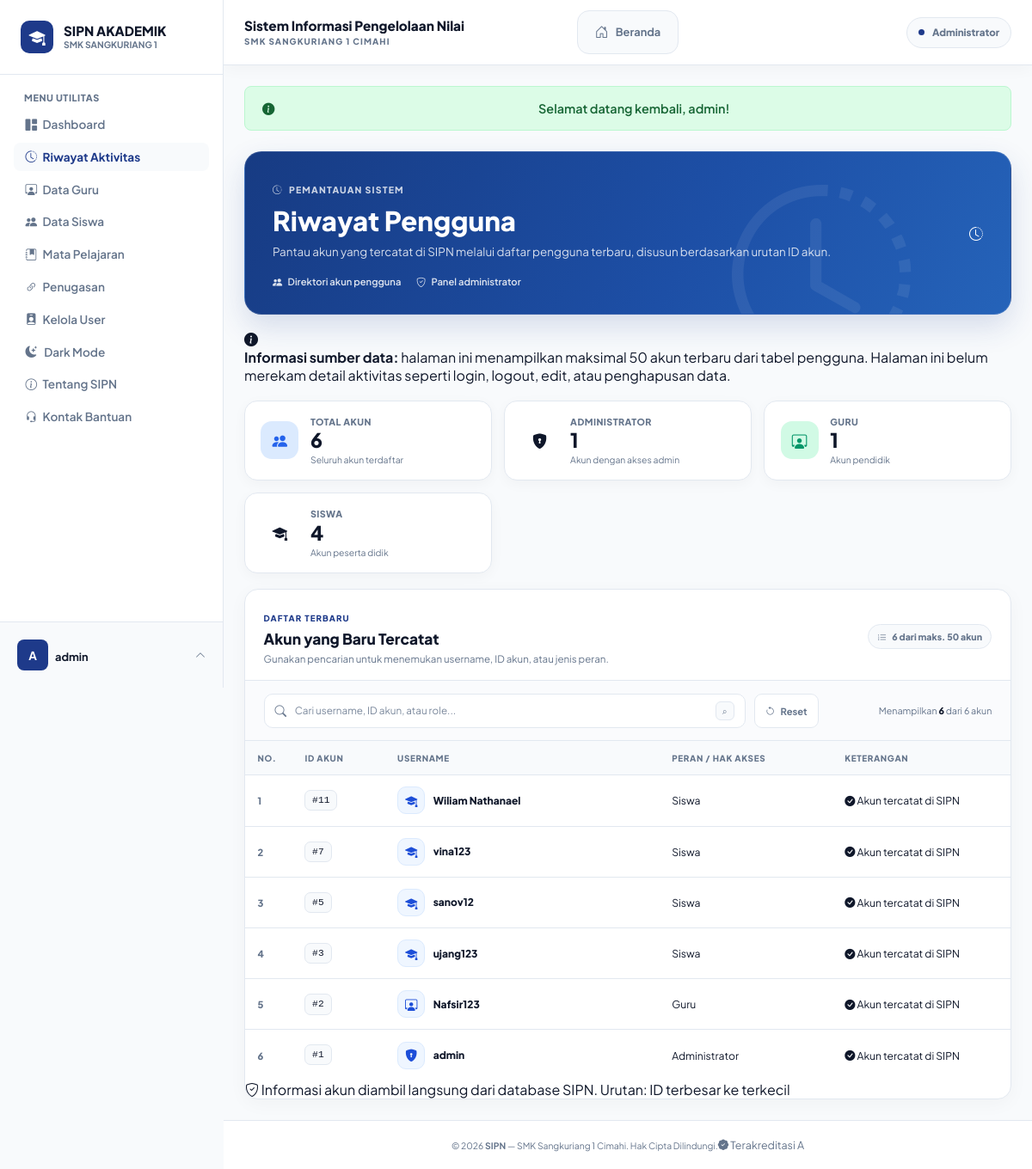
Before: /admin/riwayat.php (signed in) with the older database file.
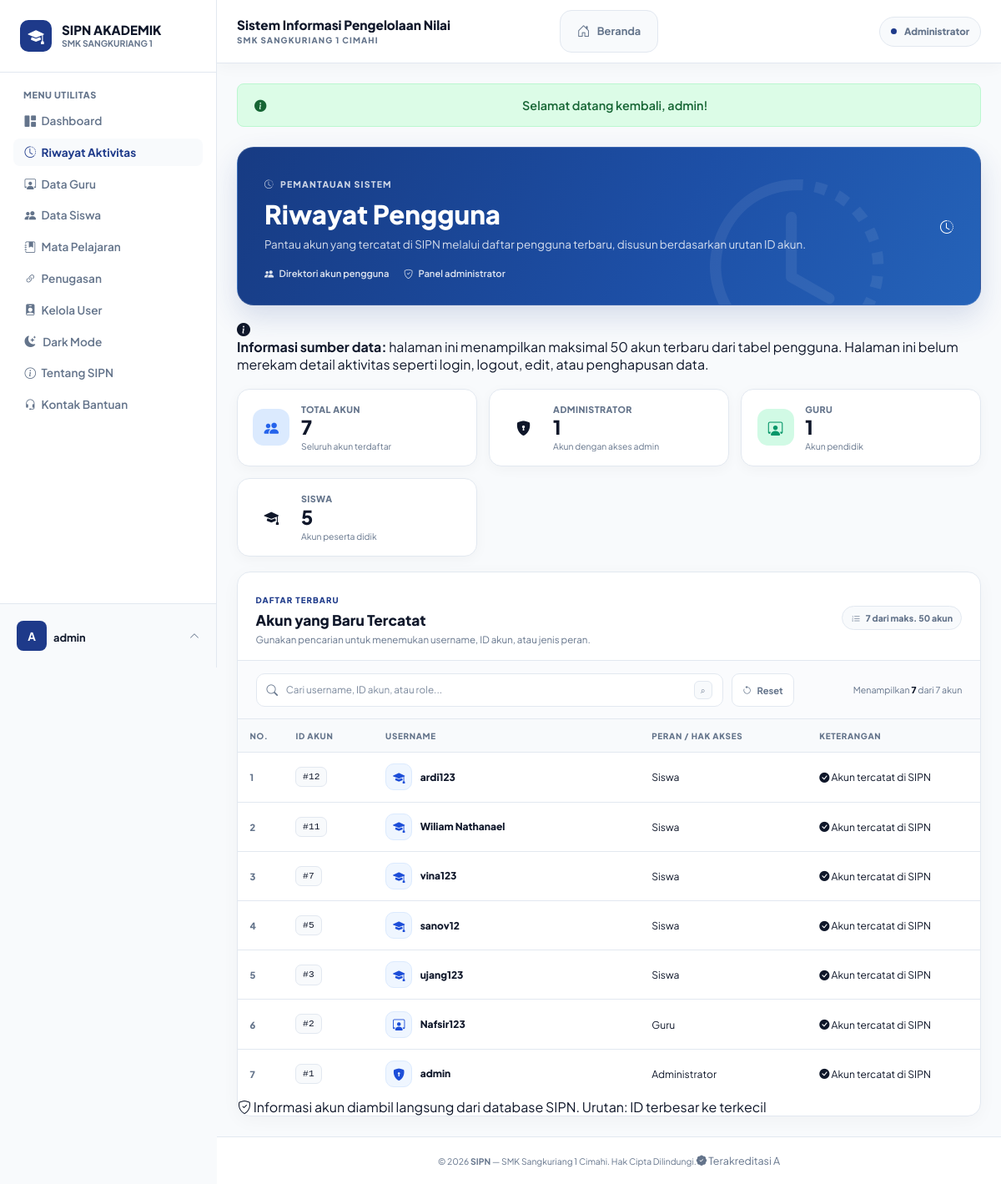
After: the same page with the newer database file.
### tables this page shows
CREATE TABLE `users` (
  `id` int(11) NOT NULL,
  `username` varchar(50) NOT NULL,
  `password` varchar(255) NOT NULL,
  `role` enum('admin','guru','siswa') NOT NULL,
  `foto` varchar(255) DEFAULT NULL,
  `created_at` timestamp NULL DEFAULT current_timestamp()
);

### admin/riwayat.php (called while the page is built, shortened)
<?php
require_once __DIR__ . '/../includes/helper_cek_login.php';
$escape = static function ($value) {
    return htmlspecialchars((string) ($value ?? ''), ENT_QUOTES, 'UTF-8');
};
$summary_query = mysqli_query($conn, "
    SELECT
        COUNT(*) AS total,
        COALESCE(SUM(CASE WHEN role = 'admin' THEN 1 ELSE 0 END), 0) AS total_admin,
        COALESCE(SUM(CASE WHEN role = 'guru' THEN 1 ELSE 0 END), 0) AS total_guru,
        COALESCE(SUM(CASE WHEN role = 'siswa' THEN 1 ELSE 0 END), 0) AS total_siswa
    FROM users
");
$summary = $summary_query ? mysqli_fetch_assoc($summary_query) : null;
$query_riwayat = mysqli_query(
    $conn,
    'SELECT id, username, role FROM users ORDER BY id DESC LIMIT 50'
);
$riwayat = [];
if ($query_riwayat) {
    while ($row = mysqli_fetch_assoc($query_riwayat)) {
        $riwayat[] = $row;
    }
}
$total_ditampilkan = count($riwayat);
$role_config = [
    'admin' => [
        'label' => 'Administrator',
        'class' => 'is-admin',
        'icon'  => 'bi-shield-lock-fill',
    ],
    'guru' => [
        'label' => 'Guru',
        'class' => 'is-guru',
        'icon'  => 'bi-person-workspace',
    ],
    'siswa' => [
        'label' => 'Siswa',
        'class' => 'is-siswa',
        'icon'  => 'bi-mortarboard-fill',
    ],
];
require_once __DIR__ . '/../includes/template_header.php';
require __DIR__ . '/views/riwayat_view.php';
require_once __DIR__ . '/../includes/template_footer.php';

### includes/components/navigation/role_links.php (called while the page is built, shortened)
<?php
if ($current_role === 'siswa') {
    $role_navigation_items = [
        [
            'href'  => BASE_URL . 'siswa/dashboard_siswa.php',
            'page'  => 'dashboard_siswa.php',
            'title' => 'Beranda',
            'label' => 'Beranda',
            'icon'  => 'bi-house-door',
        ],
        [
            'href'  => BASE_URL . 'siswa/lihat_nilai_rapor.php',
            'page'  => 'lihat_nilai_rapor.php',
            'title' => 'Lihat Nilai Rapor',
            'label' => 'Lihat Nilai Rapor',
            'icon'  => 'bi-file-earmark-text',
        ],
    ];
    $topbar_navigation_items = $role_navigation_items;
} elseif ($current_role === 'admin') {
    $topbar_navigation_items = [
        [
            'href'  => BASE_URL . 'admin/dashboard_admin.php',
            'page'  => 'dashboard_admin.php',
            'title' => 'Beranda',
            'label' => 'Beranda',
            'icon'  => 'bi-house-door',
        ],
    ];
}

### admin/views/riwayat_view.php (the view, shortened to what the changed rows need)
<div class="sipn-admin-data-page sipn-admin-data-page--history">
    <section class="sipn-admin-data-hero sipn-admin-data-enter" style="--admin-enter-delay: 0ms;" aria-labelledby="historyPageTitle">
        <div class="sipn-admin-data-hero__copy">
            <h1 id="historyPageTitle">Riwayat Pengguna</h1>
        </div>
    </section>
    <section class="sipn-admin-data-stats sipn-admin-data-enter" style="--admin-enter-delay: 85ms;" aria-label="Ringkasan akun pengguna">
        <article class="sipn-admin-data-stat">
            <span class="sipn-admin-data-stat__body">
                <small>Total Akun</small>
                <strong><?= $summary ? number_format((int) $summary['total'], 0, ',', '.') : '—'; ?></strong>
                <em>Seluruh akun terdaftar</em>
            </span>
        </article>
        <article class="sipn-admin-data-stat sipn-admin-data-enter" style="--admin-enter-delay: 205ms;">
            <span class="sipn-admin-data-stat__body">
                <small>Siswa</small>
                <strong><?= $summary ? number_format((int) $summary['total_siswa'], 0, ',', '.') : '—'; ?></strong>
                <em>Akun peserta didik</em>
            </span>
        </article>
    </section>
    <section class="sipn-admin-data-panel sipn-admin-data-enter" style="--admin-enter-delay: 245ms;" aria-labelledby="historyTableTitle">
        <div class="sipn-admin-data-panel__heading">
            <div>
                <span class="sipn-admin-data-kicker">Daftar terbaru</span>
                <h2 id="historyTableTitle">Akun yang Baru Tercatat</h2>
                <p>Gunakan pencarian untuk menemukan username, ID akun, atau jenis peran.</p>
            </div>
            <span class="sipn-admin-data-total">
                <i class="bi bi-list-ol" aria-hidden="true"></i>
                <?= number_format($total_ditampilkan, 0, ',', '.'); ?> dari maks. 50 akun
            </span>
        </div>
        <div class="sipn-admin-data-toolbar">
            <label class="sipn-admin-data-search">
                <i class="bi bi-search" aria-hidden="true"></i>
                <input type="search" data-admin-table-search placeholder="Cari username, ID akun, atau role..." autocomplete="off" aria-label="Cari riwayat akun">
                <kbd>⌕</kbd>
            </label>
            <button type="button" class="sipn-admin-data-reset" data-admin-search-clear>
                <i class="bi bi-arrow-counterclockwise" aria-hidden="true"></i> Reset
            </button>
            <span class="sipn-admin-data-result" aria-live="polite">
                Menampilkan <strong data-admin-results-count><?= $total_ditampilkan; ?></strong> dari <?= $total_ditampilkan; ?> akun
            </span>
        </div>
        <div class="sipn-admin-data-table-wrap sipn-admin-history-table-wrap">
            <table class="sipn-admin-data-table sipn-admin-history-table" data-admin-search-table>
                <thead>
                    <tr>
                        <th class="sipn-admin-data-col-number">No.</th>
                        <th>ID Akun</th>
                        <th>Username</th>
                        <th>Peran / Hak Akses</th>
                        <th>Keterangan</th>
                    </tr>
                </thead>
                <tbody>
                    <?php if ($riwayat): ?>
                        <?php foreach ($riwayat as $index => $row): ?>
                            <?php
                                $row_id = (int) $row['id'];
                                $row_username = (string) $row['username'];
                                $row_role = strtolower((string) ($row['role'] ?? ''));
                                $role_info = $role_config[$row_role] ?? [
                                    'label' => ucfirst($row_role !== '' ? $row_role : 'Tidak diketahui'),
                                    'class' => 'is-unknown',
                                    'icon'  => 'bi-person-fill',
                                ];
                            ?>
                            <tr data-admin-search-row style="--admin-row-delay: <?= min($index, 12) * 45; ?>ms;">
                                <td class="sipn-admin-data-number"><?= $index + 1; ?></td>
                                <td><span class="sipn-admin-data-code">#<?= $row_id; ?></span></td>
                                <td>
                                    <div class="sipn-admin-data-person sipn-admin-history-person">
                                        <span class="sipn-admin-data-avatar <?= $role_info['class']; ?>" aria-hidden="true">
                                            <i class="bi <?= $role_info['icon']; ?>"></i>
                                        </span>
                                        <strong><?= $escape($row_username); ?></strong>
                                    </div>
                                </td>
                                <td>
                                    <span class="sipn-admin-history-role <?= $role_info['class']; ?>">
                                        <?= $escape($role_info['label']); ?>
                                    </span>
                                </td>
                                <td><span class="sipn-admin-history-description"><i class="bi bi-check-circle-fill" aria-hidden="true"></i> Akun tercatat di SIPN</span></td>
                            </tr>
                        <?php endforeach; ?>
                    <?php endif; ?>
                </tbody>
            </table>
        </div>
    </section>
</div>

### includes/components/topbar/navigation.php
<nav class="topbar-navigation" aria-label="Navigasi cepat">
    <ul>
        <?php foreach ($topbar_navigation_items as $item): ?>
            <li>
                <a href="<?= htmlspecialchars($item['href'], ENT_QUOTES, 'UTF-8'); ?>"
                   class="topbar-nav-link <?= $current_page === $item['page'] ? 'active' : ''; ?>">
                    <i class="bi <?= htmlspecialchars($item['icon'], ENT_QUOTES, 'UTF-8'); ?>" aria-hidden="true"></i>
                    <span><?= htmlspecialchars($item['label'], ENT_QUOTES, 'UTF-8'); ?></span>
                </a>
            </li>
        <?php endforeach; ?>
    </ul>
</nav>

Changed rows visible on the page:
added users: min($index, 12) * 45 0 (drawn), id "12", username "ardi123", role "Siswa"
Other visible differences:
$summary['total']: "6" → "7"
$summary['total_siswa']: "4" → "5"
$total_ditampilkan: "6" → "7"
